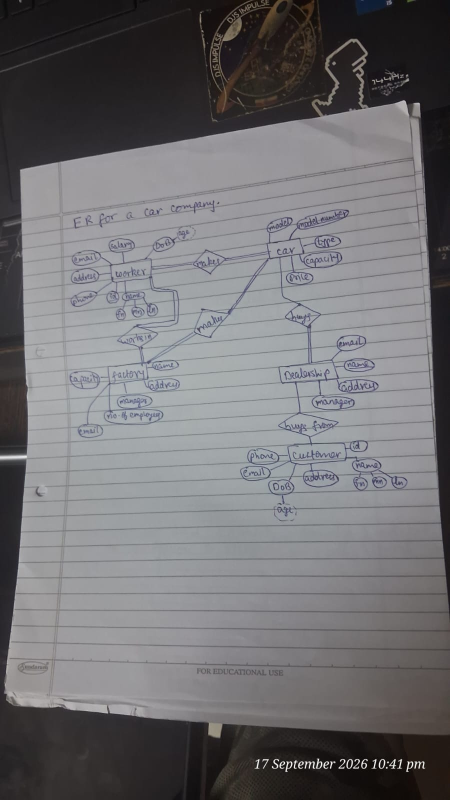
#> input picture P2_doc_scanner/input_pages/page6.jpeg, 900 x 1600 px (shown at 1/2 size)
$ python hsv_tuner.py
#> lines starting #> are read from the running program, lines starting #| are printed output that depends on the picture; after the words box and inside, x2 and y2 are one past the last pixel; in counts of white or black regions, pixels touching at a corner belong together
'''import cv2

image = cv2.imread("../P2_doc_scanner\\input_pages\\page6.jpeg")

hsv = cv2.cvtColor(image, cv2.COLOR_BGR2HSV)

cv2.namedWindow("Trackbars")

cv2.resizeWindow("images", 600, 900)

def nothing(x):
    pass

def mouse_callback(event, x, y, flags, param):

    if event == cv2.EVENT_LBUTTONDOWN:

        pixel = hsv[y, x]

        print(
            f"HSV at ({x},{y}): {pixel}"
        )

# H
cv2.createTrackbar("H Min", "Trackbars", 0, 179, nothing)
cv2.createTrackbar("H Max", "Trackbars", 179, 179, nothing)

# S
cv2.createTrackbar("S Min", "Trackbars", 0, 255, nothing)
cv2.createTrackbar("S Max", "Trackbars", 255, 255, nothing)

# V
cv2.createTrackbar("V Min", "Trackbars", 0, 255, nothing)
cv2.createTrackbar("V Max", "Trackbars", 255, 255, nothing)


while True:

    h_min = cv2.getTrackbarPos("H Min", "Trackbars")
    h_max = cv2.getTrackbarPos("H Max", "Trackbars")

    s_min = cv2.getTrackbarPos("S Min", "Trackbars")
    s_max = cv2.getTrackbarPos("S Max", "Trackbars")

    v_min = cv2.getTrackbarPos("V Min", "Trackbars")
    v_max = cv2.getTrackbarPos("V Max", "Trackbars")

    lower = (h_min, s_min, v_min)
    upper = (h_max, s_max, v_max)

    mask = cv2.inRange(
        hsv,
        lower,
        upper
    )
    cv2.imshow("images", image)
    cv2.imshow("images", mask)

    cv2.setMouseCallback(
    "Trackbars",
    mouse_callback
)

    key = cv2.waitKey(1)

    if key == ord("q"):
        print("Lower:", lower)
        print("Upper:", upper)
        break

cv2.destroyAllWindows()'''

import numpy as np
import cv2

# Load image
image = cv2.imread("../P2_doc_scanner/input_pages/page6.jpeg")
#> image is the input picture: shape (1600, 900, 3); mean B, G, R 113.7, 111.1, 112.1

if image is None:
    print("Error: Could not load image. Check the file path.")
    exit()

hsv = cv2.cvtColor(image, cv2.COLOR_BGR2HSV)
#> hsv: shape (1600, 900, 3); mean H, S, V 108.3, 19.2, 115.5

# cv2.WINDOW_NORMAL allows manual resizing with the mouse
cv2.namedWindow("Original Image", cv2.WINDOW_NORMAL)
cv2.namedWindow("Mask", cv2.WINDOW_NORMAL)
cv2.namedWindow("Trackbars", cv2.WINDOW_NORMAL)

# Set default window dimensions (user can still resize manually)
cv2.resizeWindow("Original Image", 600, 900)
cv2.resizeWindow("Mask", 600, 900)
cv2.resizeWindow("Trackbars", 400, 300)


def nothing(x):
    pass


def mouse_callback(event, x, y, flags, param):
    if event == cv2.EVENT_LBUTTONDOWN:
        if y < hsv.shape[0] and x < hsv.shape[1]:
            pixel = hsv[y, x]
            print(f"HSV at ({x},{y}): {pixel}")


# Set mouse callback on the Original Image window once
cv2.setMouseCallback("Original Image", mouse_callback)

# H
cv2.createTrackbar("H Min", "Trackbars", 0, 179, nothing)
#> slider 'H Min' is set to 35
cv2.createTrackbar("H Max", "Trackbars", 179, 179, nothing)

# S
cv2.createTrackbar("S Min", "Trackbars", 0, 255, nothing)
#> slider 'S Min' is set to 51
cv2.createTrackbar("S Max", "Trackbars", 255, 255, nothing)

# V
cv2.createTrackbar("V Min", "Trackbars", 0, 255, nothing)
#> slider 'V Min' is set to 51
cv2.createTrackbar("V Max", "Trackbars", 255, 255, nothing)

while True:
    h_min = cv2.getTrackbarPos("H Min", "Trackbars")
    h_max = cv2.getTrackbarPos("H Max", "Trackbars")

    s_min = cv2.getTrackbarPos("S Min", "Trackbars")
    s_max = cv2.getTrackbarPos("S Max", "Trackbars")

    v_min = cv2.getTrackbarPos("V Min", "Trackbars")
    v_max = cv2.getTrackbarPos("V Max", "Trackbars")

    lower = np.array([h_min, s_min, v_min])
    upper = np.array([h_max, s_max, v_max])

    mask = cv2.inRange(hsv, lower, upper)
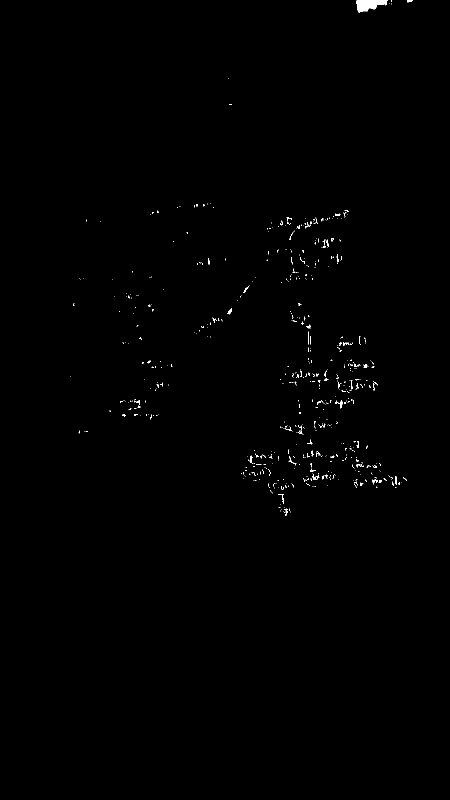
#> mask: shape (1600, 900) (shown at 1/2 size); 0.34% white; 567 white regions (517 under 20 px), largest, box (x1, y1, x2, y2) and area: (712, 0, 776, 25) 990, (624, 947, 639, 960) 75, (672, 800, 686, 816) 73

    cv2.imshow("Original Image", image)
    cv2.imshow("Mask", mask)

    key = cv2.waitKey(1)
#> (key q is pressed here)
    if key == ord("q"):
        print("Lower:", lower)
        print("Upper:", upper)
        break

cv2.destroyAllWindows()

$ run again, with P2_doc_scanner/input_pages/page1.jpeg copied over P2_doc_scanner/input_pages/page6.jpeg
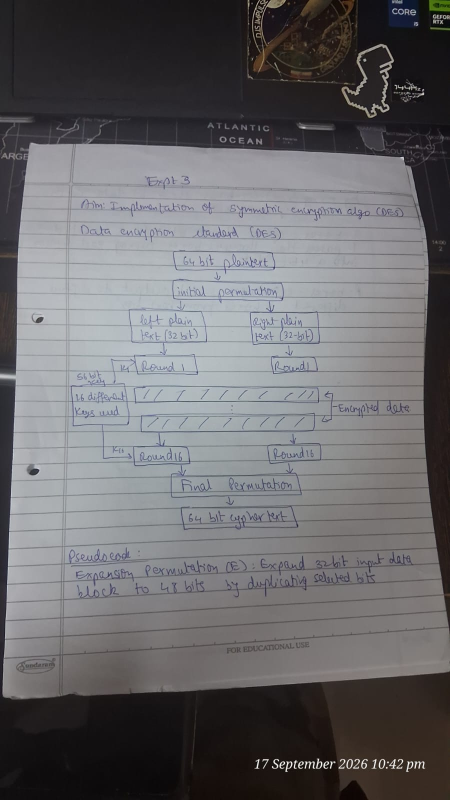
#> input picture P2_doc_scanner/input_pages/page1.jpeg, 900 x 1600 px (shown at 1/2 size)
#> image is the input picture: shape (1600, 900, 3); mean B, G, R 106.9, 104.4, 105.3
#> hsv: shape (1600, 900, 3); mean H, S, V 90.9, 27.2, 109.7
#> `mask = cv2.inRange(hsv, lower, upper)`:
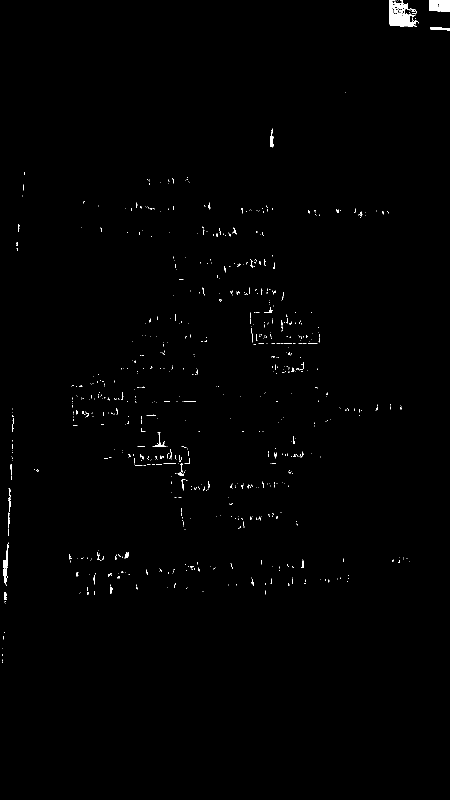
#> mask: shape (1600, 900) (shown at 1/2 size); 0.56% white; 735 white regions (675 under 20 px), largest, box (x1, y1, x2, y2) and area: (778, 0, 837, 54) 1714, (858, 0, 900, 23) 905, (6, 1085, 17, 1172) 430

$ run again, with P2_doc_scanner/input_pages/page2.jpeg copied over P2_doc_scanner/input_pages/page6.jpeg
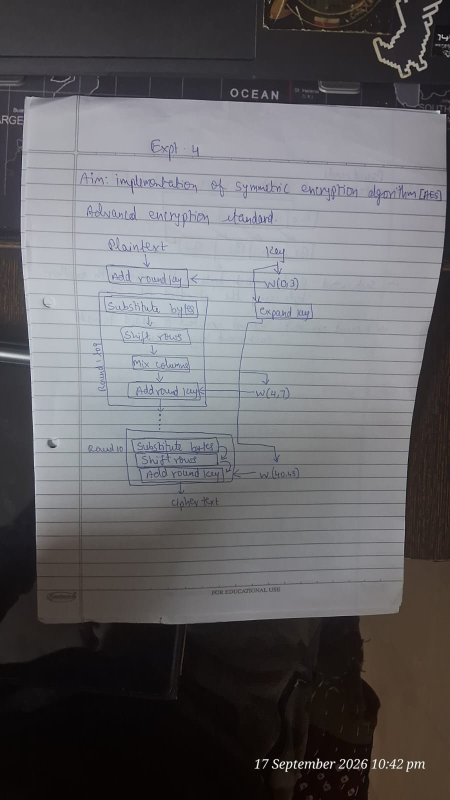
#> input picture P2_doc_scanner/input_pages/page2.jpeg, 900 x 1600 px (shown at 1/2 size)
#> image is the input picture: shape (1600, 900, 3); mean B, G, R 101.9, 98.9, 100.2
#> hsv: shape (1600, 900, 3); mean H, S, V 89.9, 40.2, 105.6
#> `mask = cv2.inRange(hsv, lower, upper)`:
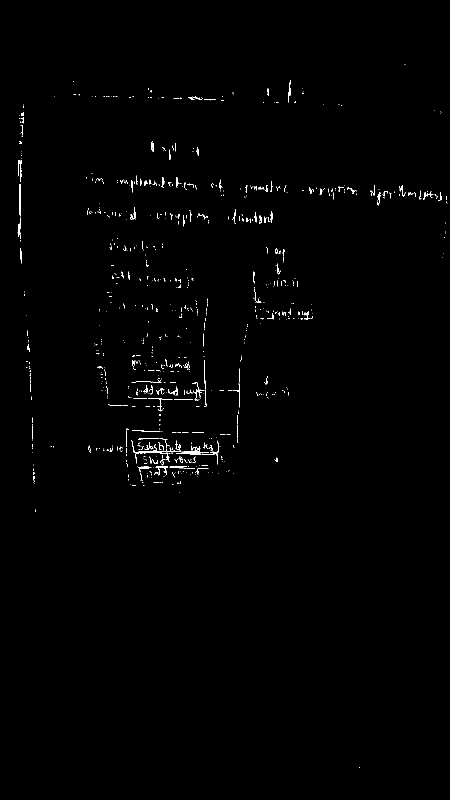
#> mask: shape (1600, 900) (shown at 1/2 size); 0.61% white in thin lines or dots, all inside (x1, y1, x2, y2) = (35, 129, 895, 1536)

$ run again, with P2_doc_scanner/input_pages/page3.jpeg copied over P2_doc_scanner/input_pages/page6.jpeg
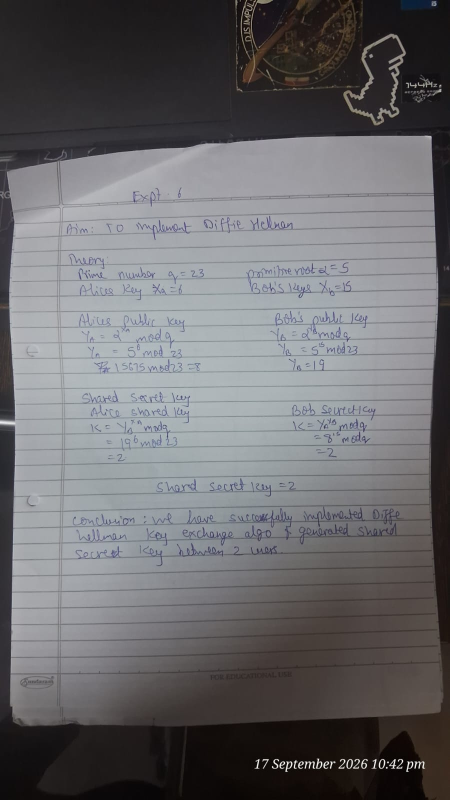
#> input picture P2_doc_scanner/input_pages/page3.jpeg, 900 x 1600 px (shown at 1/2 size)
#> image is the input picture: shape (1600, 900, 3); mean B, G, R 108.1, 105.4, 106
#> hsv: shape (1600, 900, 3); mean H, S, V 94, 28.4, 110.8
#> `mask = cv2.inRange(hsv, lower, upper)`:
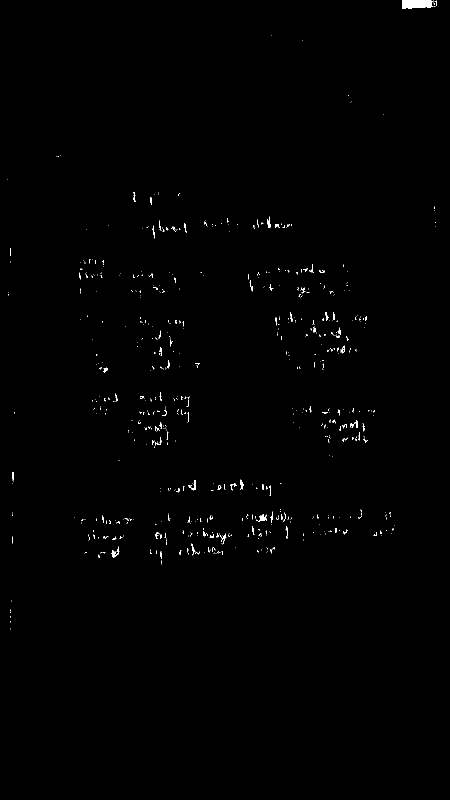
#> mask: shape (1600, 900) (shown at 1/2 size); 0.44% white; 647 white regions (566 under 20 px), largest, box (x1, y1, x2, y2) and area: (804, 0, 867, 17) 936, (512, 1029, 534, 1043) 144, (223, 1093, 239, 1115) 124
